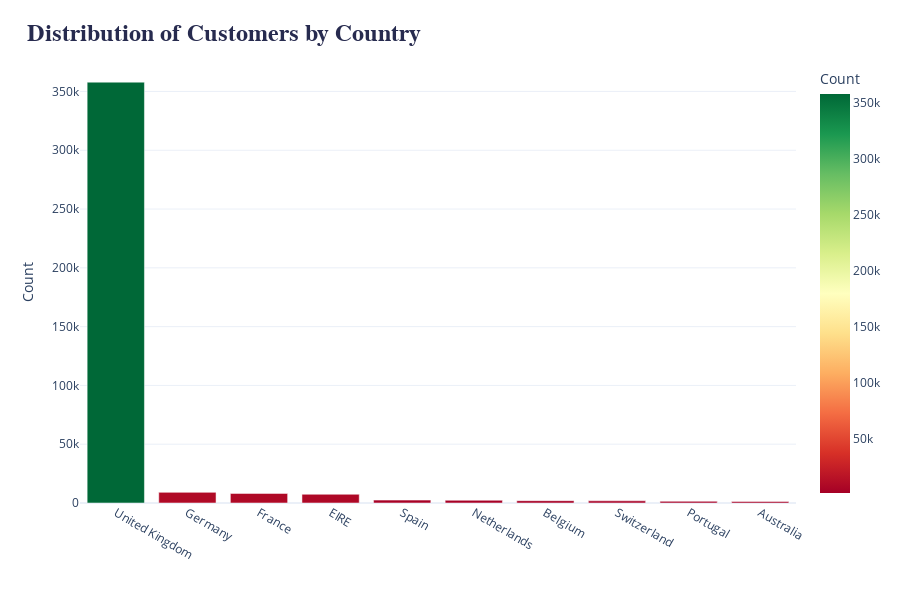

Notebook code for this chart:
### Markdown cell above
### Analyze per country

Analisis ini bertujuan untuk melihat perbandingan pola pembelian berdasarkan negara tertentu.

### Code cell
top_10_countries = ecommerce.groupby('Country', as_index=False)\
    .agg({'CustomerID': 'count'})\
    .sort_values(by='CustomerID', ascending=False).head(10)

fig = px.bar(
    top_10_countries,
    x = 'Country',
    y = 'CustomerID',
    color='CustomerID',
    color_continuous_scale=px.colors.diverging.RdYlGn,
    height=600,
    labels={
        'CustomerID': 'Count',
        'Country': '',
    },
    template='plotly_white',
)

fig.update_layout(
    title=dict(
        text = '<b>Distribution of Customers by Country</b>',
        x=0.03,
        y=0.96,
        font=dict(
            family='Helvetica',
            size=24,
            color='#272b4f'
        ),
    ),
)

fig.show()

### Figure 1 — Plotly figure (JSON) as saved in the notebook; plotly's stock layout.template omitted (floating-point values rounded to 4 significant figures)
{"data": [{"alignmentgroup": "True", "hovertemplate": "=%{x}<br>Count=%{marker.color}<extra></extra>", "legendgroup": "", "marker": {"color": [357916, 9049, 8138, 7422, 2448, 2314, 1962, 1833, 1431, 1249], "coloraxis": "coloraxis", "pattern": {"shape": ""}}, "name": "", "offsetgroup": "", "orientation": "v", "showlegend": false, "textposition": "auto", "type": "bar", "x": ["United Kingdom", "Germany", "France", "EIRE", "Spain", "Netherlands", "Belgium", "Switzerland", "Portugal", "Australia"], "xaxis": "x", "y": [357916, 9049, 8138, 7422, 2448, 2314, 1962, 1833, 1431, 1249], "yaxis": "y"}], "layout": {"barmode": "relative", "coloraxis": {"colorbar": {"title": {"text": "Count"}}, "colorscale": [[0, "rgb(165,0,38)"], [0.1, "rgb(215,48,39)"], [0.2, "rgb(244,109,67)"], [0.3, "rgb(253,174,97)"], [0.4, "rgb(254,224,139)"], [0.5, "rgb(255,255,191)"], [0.6, "rgb(217,239,139)"], [0.7, "rgb(166,217,106)"], [0.8, "rgb(102,189,99)"], [0.9, "rgb(26,152,80)"], [1, "rgb(0,104,55)"]]}, "height": 600, "legend": {"tracegroupgap": 0}, "margin": {"t": 60}, "title": {"font": {"color": "#272b4f", "family": "Helvetica", "size": 24}, "text": "<b>Distribution of Customers by Country</b>", "x": 0.03, "y": 0.96}, "xaxis": {"anchor": "y", "domain": [0, 1], "title": {"text": ""}}, "yaxis": {"anchor": "x", "domain": [0, 1], "title": {"text": "Count"}}}}
